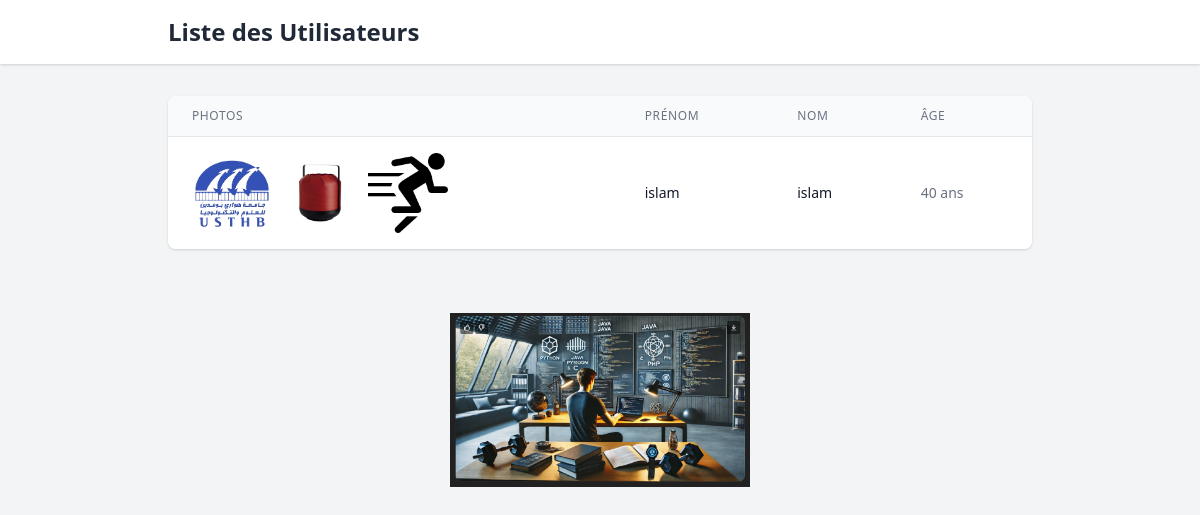
/users, run on an earlier commit of the app's database.
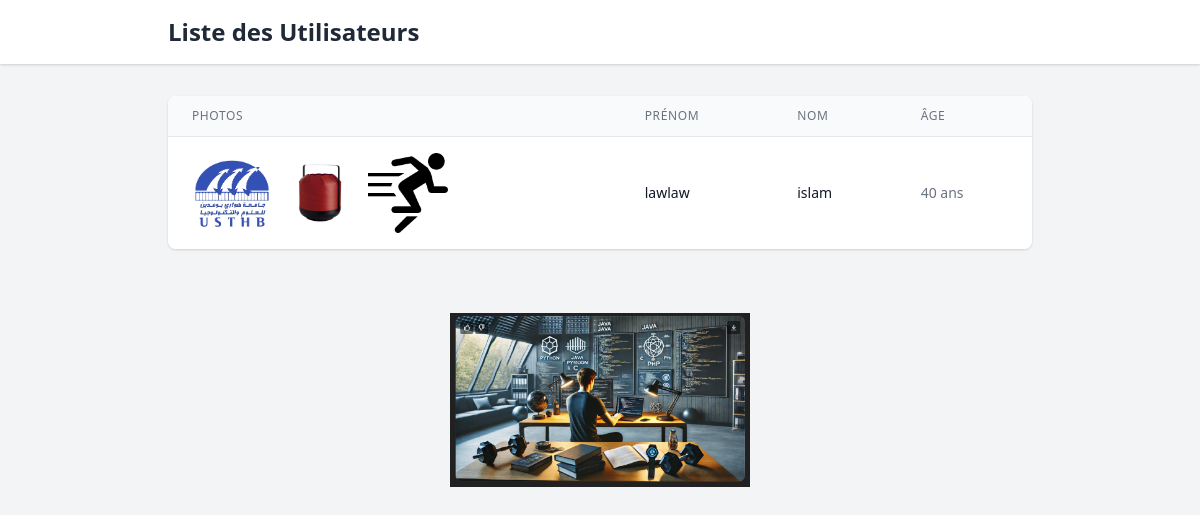
And on a later commit of the database.
### user/models.py (models this page shows)
class User(models.Model):
    first_name = models.CharField(max_length=50)
    last_name = models.CharField(max_length=50)
    age = models.IntegerField()
    def __str__(self):
        return f"{self.first_name} {self.last_name}"

### user/views.py (the view)
# urls.py: path('users', views.show_users, name='show_users'),
def show_users(request):
    print(User.objects.all())
    return render(request, 'user/show.html',{'users': User.objects.all()})

### templates/user/show.html (shortened to what this page needs)
{% load static %}
<!DOCTYPE html>
<html lang="fr">
<head>
    <link href="https://cdnjs.cloudflare.com/ajax/libs/tailwindcss/2.2.19/tailwind.min.css" rel="stylesheet">
</head>
<body class="bg-gray-100">
    <nav class="bg-white shadow">
        <div class="max-w-4xl mx-auto px-4 py-4">
            <h1 class="text-2xl font-bold text-gray-800">Liste des Utilisateurs</h1>
        </div>
    </nav>
    <div class="max-w-4xl mx-auto px-4 py-8">
        <div class="bg-white rounded-lg shadow overflow-hidden">
            <table class="min-w-full divide-y divide-gray-200">
                <thead class="bg-gray-50">
                    <tr>
                        <th class="px-6 py-3 text-left text-xs font-medium text-gray-500 uppercase tracking-wider">
                            Photos
                        </th>
                        <th class="px-6 py-3 text-left text-xs font-medium text-gray-500 uppercase tracking-wider">
                            Prénom
                        </th>
                        <th class="px-6 py-3 text-left text-xs font-medium text-gray-500 uppercase tracking-wider">
                            Nom
                        </th>
                        <th class="px-6 py-3 text-left text-xs font-medium text-gray-500 uppercase tracking-wider">
                            Âge
                        </th>
                    </tr>
                </thead>
                <tbody class="bg-white divide-y divide-gray-200">
                    {% for user in users %}
                    <tr class="hover:bg-gray-50">
                        <td class="px-6 py-4 whitespace-nowrap">
                            <div class="flex space-x-2">
                                {% for photo in user.photos.all %}
                                    <img class="h-20 w-20 rounded object-cover" src="{{ photo.image.url }}" alt="Photo de {{ user.first_name }}">
                                {% empty %}
                                    <div class="h-12 w-12 rounded-full bg-gray-200 flex items-center justify-center">
                                        <span class="text-xl font-medium text-gray-500">
                                            {{ user.first_name|make_list|first|upper }}
                                        </span>
                                    </div>
                                {% endfor %}
                            </div>
                        </td>
                        <td class="px-6 py-4 whitespace-nowrap text-sm text-gray-900">
                            {{ user.first_name }}
                        </td>
                        <td class="px-6 py-4 whitespace-nowrap text-sm text-gray-900">
                            {{ user.last_name }}
                        </td>
                        <td class="px-6 py-4 whitespace-nowrap text-sm text-gray-500">
                            {{ user.age }} ans
                        </td>
                    </tr>
                    {% endfor %}
                </tbody>
            </table>
        </div>
    </div>
    <img src="{% static 'img/me.png' %}" alt="Profile" class="w-1/4 mx-auto mt-8">
</body>
</html>

What changed in the data, as far as the page shows it:
changed User "islam": first_name "islam" → "lawlaw"
